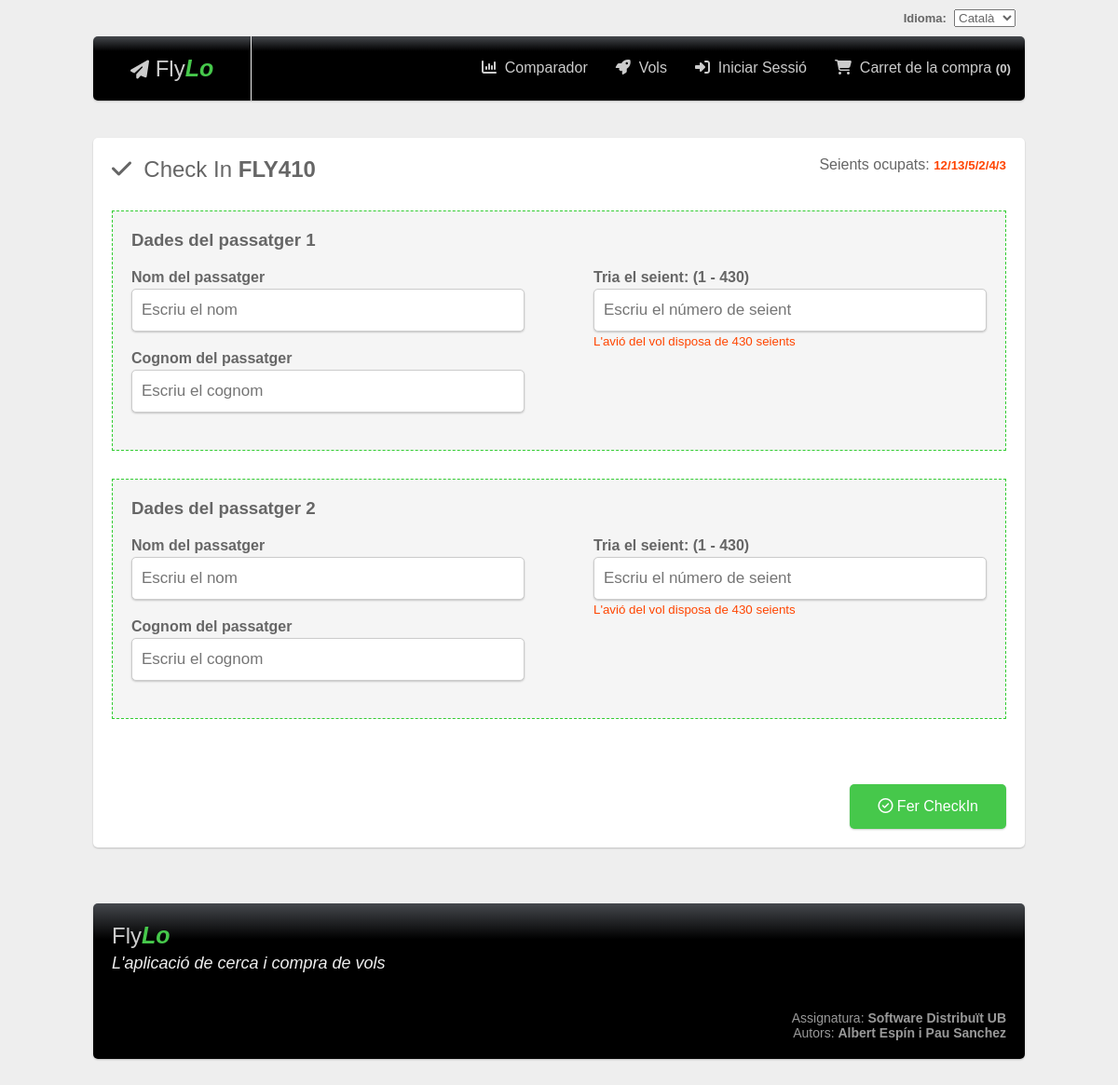
Screenshot of /flylo/ca/flight/FLY410/checkin/2/ with the database file from the repository.
### flylo/models.py (models this page shows, shortened)
class Flight(models.Model):
    flight_number = models.CharField('Flight number', max_length=8)
    estimated_time_departure = models.DateTimeField('Estimated departure')
    estimated_time_arrival = models.DateTimeField('Estimated arrival')
    location_departure = models.CharField('Location departure', max_length=3)
    location_arrival = models.CharField('Location arrival', max_length=3)
    status = models.CharField('Current state', max_length=40, default='DELAYED')
    distance = models.FloatField('Flight Distance (km)', default=400.0)
    seats_occupied = models.CharField('Seats occupied', max_length=1000, default='/')
    owner = models.ForeignKey('auth.User', related_name='flights', on_delete=models.CASCADE)
    aircraft = models.ForeignKey(Aircraft, on_delete=models.CASCADE)
    airlines = models.ManyToManyField(Airline)

### flylo/views.py (the view)
# urls.py: url(r'^(?P<language>[a-z]{2})/flight/(?P<flight_number>.*)/checkin/success/$', views.do_checkin, name='checkin-success'),
@require_http_methods("GET")
def checkin(request, language='', flight_number=None, seats=1):
    page_info = Settings.get_page_info(request, language)
    if language == '':
        cookie_language = request.COOKIES.get('language') if request.COOKIES.get('language') else Settings.DEFAULT_SITE_LANGUAGE
        return redirect(Settings.redirect_to(page_info, cookie_language))
    try:
        flight = Flight.objects.get(flight_number=flight_number)
    except Flight.DoesNotExist:
        raise handler404(request)
    flight.seats = seats
    flight.capacity = Aircraft.get_total_aircraft_passengers(flight.aircraft.category_set.all())
    context = {
        'request': request,
        'flight': flight
    }
    context.update(page_info)
    response = render(request, 'flylo/checkin.html', context)
    Settings.set_cookie_language(response, language)
    return response

### flylo/models.py (called while the page is built)
    @staticmethod
    def get_total_aircraft_passengers(aircraft_categories):
        return sum(category.number_of_passengers for category in aircraft_categories)

### flylo/templatetags/flylo_util.py (called while the page is built)
@register.simple_tag
def get_length(array):
    return len(list(array))

@register.simple_tag
def get_string_for(length):
    return int(length) * 'x'

### flylo/templates/flylo/checkin.html (shortened to what this page needs)
{% extends "base.html" %}
{% load static %}
{% block content %}
{% load flylo_util %}
<div class="container margin-top-40 padding-20 radius-5 shadow relative">
    <h2 class="pull-left"><i class="fa fa-check"></i> &nbsp;Check In <strong>{{ flight.flight_number }}</strong></h2>
    <p class="pull-right">{{ LANG_OCCUPIED_SEATS }}: <small><strong id="occupied-seats-display" class="text-orangered"></strong></small></p>
    <form id="form_checkin" method="post" action="{% url 'flylo:checkin-success' current_language flight.flight_number %}">
        {% get_string_for flight.seats as num_passengers %}
        {% for _ in num_passengers %}
            <div class="dashed padding-20 margin-bottom-20 overflow-hidden">
                <h3 class="margin-bottom-20">{{ LANG_PASSENGER_DATA }} {{ forloop.counter }}</h3>
                <div class="pull-left">
                    <label class="pull-left clear" for="passenger_name_{{ forloop.counter }}">{{ LANG_PASSENGER_NAME }}</label>
                    <input class="passenger-name pull-left clear shadow radius-5 margin-top-3" type="text" name="passenger_name_{{ forloop.counter }}" id="passenger_name_{{ forloop.counter }}" placeholder="{{ LANG_WRITE_NAME }}" value="" />
                    <label class="pull-left clear margin-top-30" for="passenger_surname_{{ forloop.counter }}">Cognom del passatger</label>
                    <input class="passenger-surname pull-left clear shadow radius-5 margin-top-3 margin-bottom-30" type="text" name="passenger_surname_{{ forloop.counter }}" id="passenger_surname_{{ forloop.counter }}" placeholder="{{ LANG_WRITE_SURNAME }}" value="" />
                </div>
                <div class="pull-right">
                    <label class="pull-left clear" for="passenger_seat_{{ forloop.counter }}">{{ LANG_CHOOSE_SEAT }}: (1 - {{ flight.capacity }})</label>
                    <input class="passenger-seat pull-left clear shadow radius-5 margin-top-3" type="text" name="passenger_seat_{{ forloop.counter }}" id="passenger_seat_{{ forloop.counter }}" placeholder="{{ LANG_WRITE_SEAT }}" value="" />
                    <small class="clear pull-left text-orangered margin-top-3">L'avió del vol disposa de {{ flight.capacity }} {{ LANG_SEATS }}</small>
                </div>
            </div>
        {% endfor %}
        <a class="button large-button radius-5 shadow pull-right margin-top-50" href="javascript:" onclick="checkForm();"><i class="fa fa-check-circle-o"></i> {{ LANG_DO_CHECKIN }}</a>
    </form>
</div>
{% endblock %}

### flylo/static/flylo/css/style.css (style rules this page uses)
.shadow { -webkit-box-shadow: 0 1px 2px rgba(0,0,0,.2); -moz-box-shadow: 0 1px 2px rgba(0,0,0,.2); box-shadow: 0 1px 2px rgba(0,0,0,.2); }
.radius-5 { -webkit-border-radius: 5px; -moz-border-radius: 5px; border-radius: 5px; }
p, ul, li, ol, h1, h2, h3, h4, h5 { margin: 0; padding: 0; }
.clear { clear: both; }
a:active, a:focus, a:hover, a:link, a:visited { text-decoration: none !important; }
a { color: #333; }
.pull-right { width: auto; float: right; }
.pull-left { width: auto; float: left; }
.margin-top-3 { margin-top: 3px; }
.margin-top-30 { margin-top: 20px; }
.margin-top-40 { margin-top: 40px; }
.margin-top-50 { margin-top: 50px; }
.margin-bottom-20 { margin-bottom: 20px; }
.margin-bottom-30 { margin-bottom: 20px; }
.padding-20 { padding: 20px; }
.relative { position: relative; }
.overflow-hidden { overflow: hidden; }
.text-orangered { color:orangered; }
html, body { margin: 0; padding: 0; background-color: #EEE; font-family: Tahoma, sans-serif; color: #666; }
.container > h2 { font-weight: 500; }
.container { background-color: #FFF; overflow: hidden; }
.button { background-color: rgb(70, 200, 75); color: #FFF; }
.large-button { padding: 15px 30px; }
#checkin .dashed, #buy .flight-return, #checkin-success .dashed, #buy-success .dashed, #buy .empty-dashed, #transaction-error .dashed, #login .dashed, #register .dashed, #userhome .dashed, #comparator .dashed { border: 1px limegreen dashed; margin-top: 30px; background-color: rgb(245,245,245); }
#checkin input[type="text"], #login input[type="text"], #login input[type="password"], #login input[type="email"], #register input[type="text"], #register input[type="password"], #register input[type="email"], #userhome input[type="text"], #userhome input[type="password"], #userhome input[type="email"], #comparator input[type="text"], #comparator input[type="datetime-local"] { border: 1px solid #CCC; padding: 12px 10px; min-width:400px; font-size: 17px; color: #666; }
#checkin label, #login label, #register label, #userhome label { font-size: 16px; font-weight:bold; color: #666; }

### rows the page displays
Flight: flight_number "FLY410", capacity "430" "430", capacity "430" "430"

### other values shown
{{ LANG_LANGUAGE }} "Idioma"
{{ LANG_SHOPPING_CART }} "Carret de la compra"
{{ LANG_LOGIN }} "Iniciar Sessió"
{{ LANG_FLIGHTS }} "Vols"
{{ LANG_COMPARATOR }} "Comparador"
{{ LANG_OCCUPIED_SEATS }} "Seients ocupats"
{{ LANG_PASSENGER_DATA }} "Dades del passatger" "Dades del passatger"
{{ LANG_PASSENGER_NAME }} "Nom del passatger" "Nom del passatger"
{{ LANG_CHOOSE_SEAT }} "Tria el seient" "Tria el seient"
{{ LANG_SEATS }} "seients" "seients"
{{ LANG_DO_CHECKIN }} "Fer CheckIn"
{{ LANG_SLOGAN }} "L'aplicació de cerca i compra de vols"
{{ LANG_SUBJECT }} "Assignatura"
{{ LANG_SUBJECT_NAME }} "Software Distribuït UB"
{{ LANG_AUTHORS }} "Autors"
